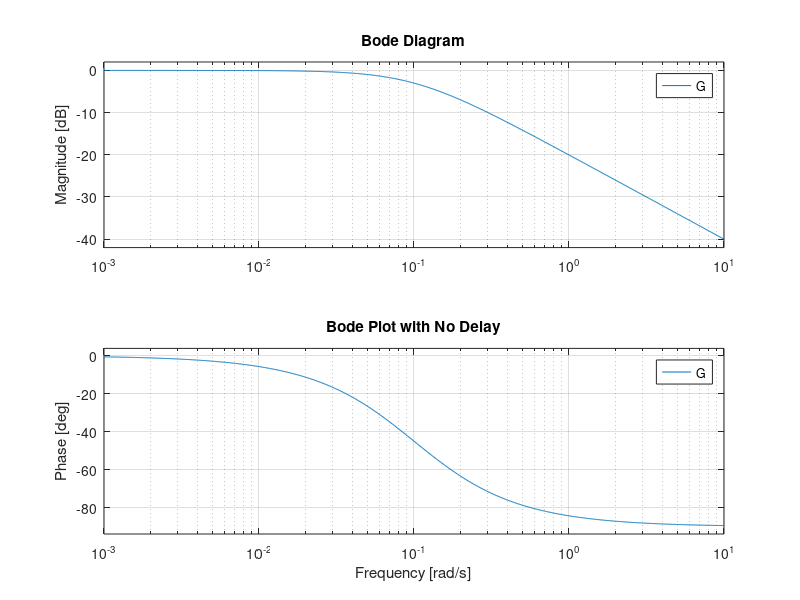
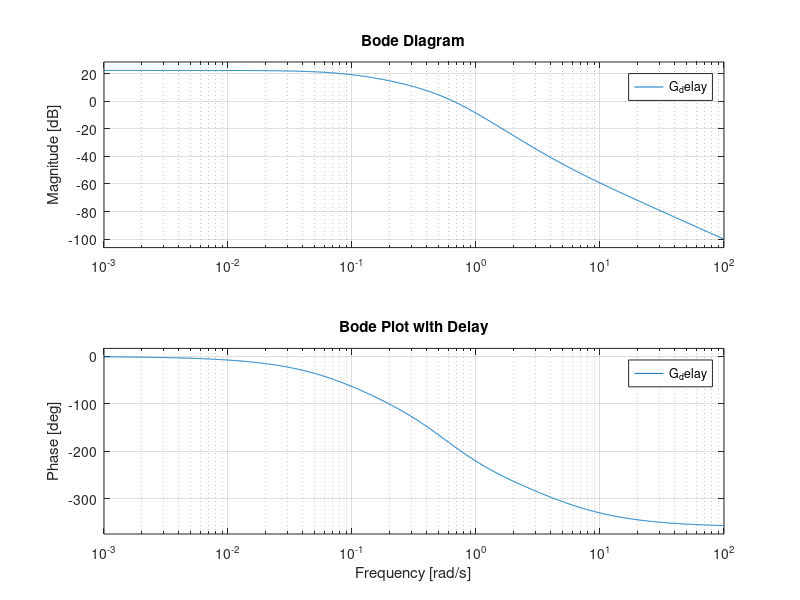
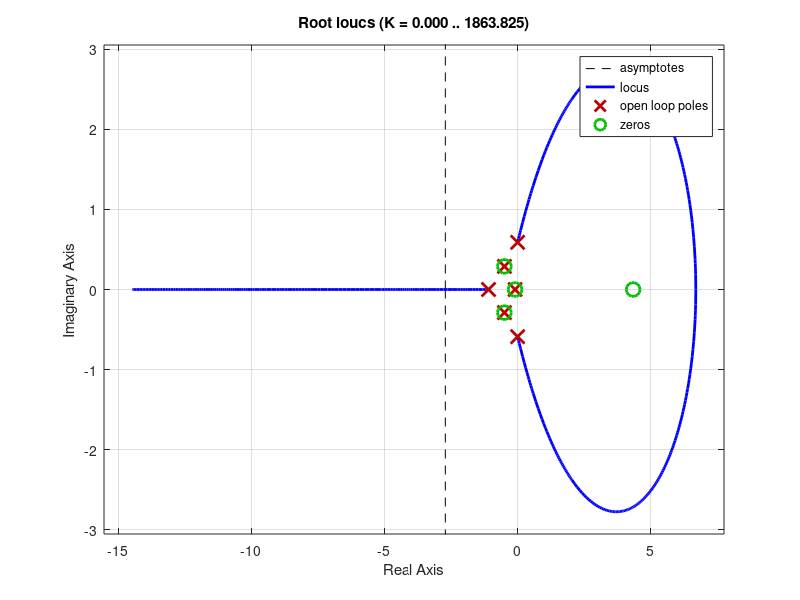
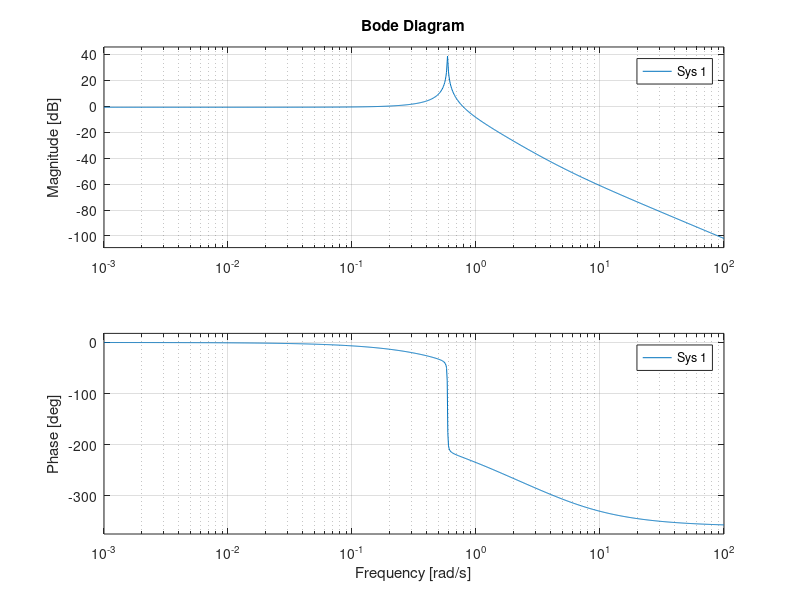

MATLAB code for these plots, in order:
clear all; clc; clf;

s = tf('s');
a0 = 0.1;
b0 = 0.1;
d = 6;

num = b0;
den = s + a0;
G = num / den;

num_delay = num * (1 - d*s/2 + (d*2)^2/12);
den_delay = den * (1 + d*s/2 + (d*s)^2/12);
G_delay = num_delay / den_delay;

figure(1)
bode(G);
title("Bode Plot with No Delay");

figure(2)
bode(G_delay);
title("Bode Plot with Delay");

alpha = 0.1;
beta = 5;
gamma = 1;

K_u = 0.8;
D_P = K_u;

figure(3)
rlocus(G_delay * D_P / (1 + G_delay * D_P));
figure(4)
bode(G_delay * D_P / (1 + G_delay * D_P))

omega_u = 0.588; % from Bode plot
T_u = 1 / omega_u;
K_p = alpha * K_u;
T_I = beta * T_u;
T_D = gamma * T_u;

D_PID = K_p * T_D * (s^2 + s/T_D + 1/(T_I*T_D)) / s;

omega_I = 1 / T_I;
omega_D = 1 / T_D;

figure(5)
rlocus(G_delay * D_PID / (1 + G_delay * D_PID));
figure(6)
bode(G_delay * D_PID / (1 + G_delay * D_PID));

%%
% K_u = 3.2;
% D_P = K_u;
% omega_u = 0.3;
% T_u = 1 / omega_u;
% K_p = alpha * K_u;
% T_I = beta * T_u;
% T_D = gamma * T_u;
% 
% D_PID = K_p * T_D * (s^2 + s/T_D + 1/(T_I*T_D)) / s;

G_total = G_delay * D_PID / (1 + G_delay * D_PID);

t = 0:0.01:5;

u = zeros(size(t));
u(t >= 0 & t < 1) = 35;
u(t >= 1 & t < 4) = 45;
u(t >= 4 & t < 5) = 20;

[y, ~, x] = lsim(G_total, u, t);

figure(7)
plot(t, y + 20, 'LineWidth', 2);
xlabel('Time (hours)');
ylabel('Temperature (degrees C)');
title('Temperature of the Water Bath over Time');
grid on;

%%

G_delay_discrete = c2d(G_delay,2);

figure(8)
rlocus(G_delay_discrete);
figure(9)
bode(G_delay_discrete);

% 
% 
% omega_u = 0.3;
% 
% T_u = 1 / omega_u;
% K_p = alpha * K_u;
% T_I = beta * T_u;
% T_D = gamma * T_u;
% 
% D_PID = K_p * T_D * (s^2 + s/T_D + 1/(T_I*T_D)) / s;
% 
% figure(3)
% bode(G_delay * D_PID / (1 + G_delay * D_PID));
% 
% figure(4)
% rlocus(G_delay * D_P / (1 + G_delay * D_P));
% figure(5)
% bode(G_delay * D_P / (1 + G_delay * D_P))